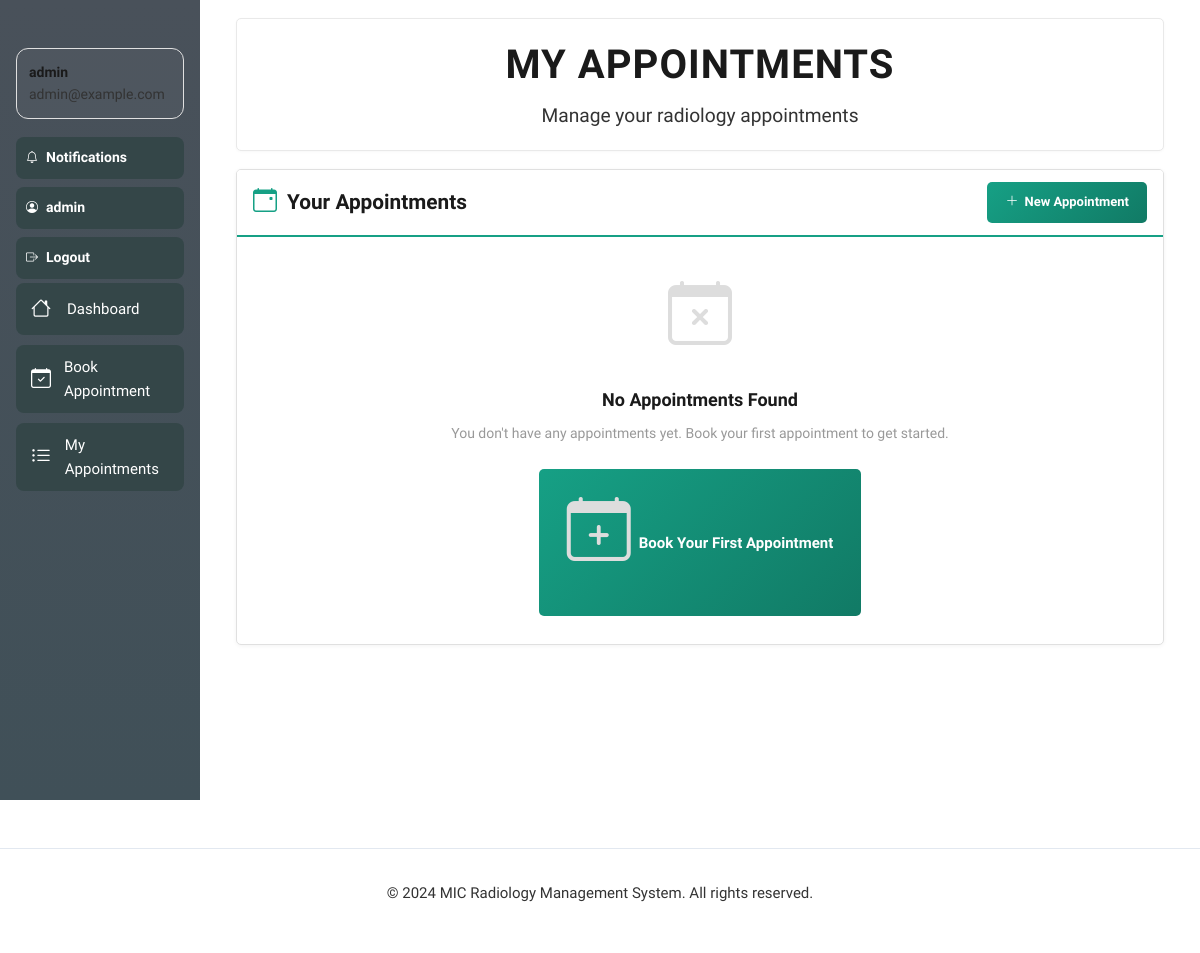
The app's page /appointments/list/ (signed in), older data.
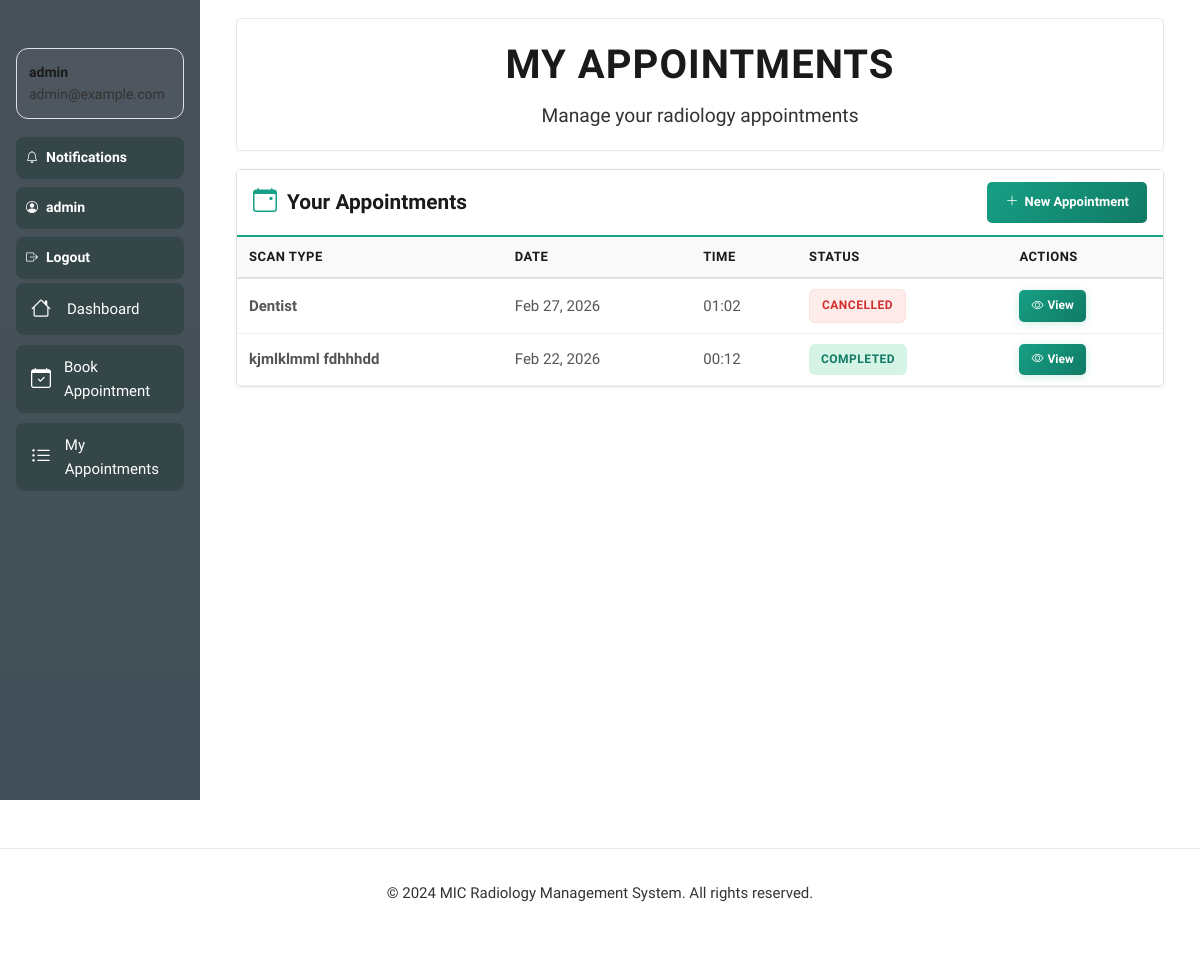
The same page, newer data.
### apps/users/models.py (models this page shows, shortened)
class CustomUser(AbstractUser):
    USER_ROLES = [
        ('patient', 'Patient'),
        ('staff', 'Radiology Staff'),
        ('receptionist', 'Receptionist'),
        ('doctor', 'Referral Doctor'),
    ]
    id = models.UUIDField(primary_key=True, default=uuid.uuid4, editable=False)
    role = models.CharField(max_length=20, choices=USER_ROLES, default='patient')
    phone_number = models.CharField(max_length=15, blank=True, null=True)
    date_of_birth = models.DateField(blank=True, null=True)
    gender = models.CharField(max_length=10, choices=[('M', 'Male'), ('F', 'Female'), ('O', 'Other')], blank=True)
    address = models.TextField(blank=True)
    city = models.CharField(max_length=100, blank=True)
    postal_code = models.CharField(max_length=10, blank=True)
    profile_picture = models.ImageField(upload_to='profile_pictures/', blank=True, null=True)
    license_number = models.CharField(max_length=50, blank=True, null=True, unique=True)
    specialization = models.CharField(max_length=100, blank=True)
    hospital_affiliation = models.CharField(max_length=200, blank=True)
    medical_aid_number = models.CharField(max_length=50, blank=True, null=True)
    medical_aid_name = models.CharField(max_length=100, blank=True)
    is_verified = models.BooleanField(default=False)
    created_at = models.DateTimeField(auto_now_add=True)
    updated_at = models.DateTimeField(auto_now=True)
    class Meta:
        ordering = ['-created_at']
        verbose_name = 'User'
        verbose_name_plural = 'Users'
    def is_patient(self):
        return self.role == 'patient'

### apps/appointments/models.py (models this page shows, shortened)
class Appointment(models.Model):
    STATUS_CHOICES = [
        ('pending', 'Pending'),
        ('confirmed', 'Confirmed'),
        ('completed', 'Completed'),
        ('cancelled', 'Cancelled'),
        ('no_show', 'No Show'),
    ]
    id = models.UUIDField(primary_key=True, default=uuid.uuid4, editable=False)
    patient = models.ForeignKey(CustomUser, on_delete=models.CASCADE, related_name='appointments')
    referring_doctor = models.ForeignKey(CustomUser, on_delete=models.SET_NULL, null=True, blank=True,
                                        related_name='referred_appointments', limit_choices_to={'role': 'doctor'})
    scan_type = models.ForeignKey(ScanType, on_delete=models.PROTECT, related_name='appointments', null=True, blank=True)
    appointment_date = models.DateField()
    appointment_time = models.TimeField()
    status = models.CharField(max_length=20, choices=STATUS_CHOICES, default='pending')
    referral_document = models.FileField(upload_to='referrals/', blank=True, null=True)
    clinical_notes = models.TextField(blank=True)
    appointment_description = models.CharField(max_length=255, blank=True, help_text="Brief description of appointment reason")
    first_name = models.CharField(max_length=100, blank=True)
    last_name = models.CharField(max_length=100, blank=True)
    contact_phone = models.CharField(max_length=15, blank=True)
    contact_email = models.EmailField(blank=True)
    date_of_birth = models.DateField(blank=True, null=True)
    allergies = models.TextField(blank=True, help_text="Any allergies the patient reports")
    other_conditions = models.TextField(blank=True, help_text="Other diseases or medical conditions")
    confirmed_by = models.ForeignKey(CustomUser, on_delete=models.SET_NULL, null=True, blank=True,
                                     related_name='confirmed_appointments')
    receptionist = models.ForeignKey(CustomUser, on_delete=models.SET_NULL, null=True, blank=True,
                                      related_name='handled_appointments', limit_choices_to={'role': 'receptionist'})
    receptionist_note = models.TextField(blank=True)
    confirmation_date = models.DateTimeField(blank=True, null=True)
    reminder_sent = models.BooleanField(default=False)
    reminder_sent_at = models.DateTimeField(blank=True, null=True)
    created_at = models.DateTimeField(auto_now_add=True)
    updated_at = models.DateTimeField(auto_now=True)
    class Meta:
        ordering = ['-appointment_date', '-appointment_time']
        indexes = [
            models.Index(fields=['patient', 'appointment_date']),
            models.Index(fields=['status']),
        ]
    def can_be_cancelled(self):
        if self.status in ['cancelled', 'completed', 'no_show']:
            return False

### apps/appointments/views.py (the view)
# urls.py: path('list/', views.appointment_list, name='appointment_list'),
@login_required(login_url='login')
def appointment_list(request):
    if request.user.is_patient():
        appointments = request.user.appointments.all()
    elif request.user.is_staff_user():
        appointments = Appointment.objects.all()
    elif request.user.is_doctor():
        appointments = Appointment.objects.filter(referring_doctor=request.user, status='confirmed')
    else:
        messages.error(request, 'Access denied.')
        return redirect('dashboard')
    status = request.GET.get('status')
    if status:
        appointments = appointments.filter(status=status)
    context = {
        'appointments': appointments,
        'statuses': Appointment.STATUS_CHOICES,
        'selected_status': status,
    }
    return render(request, 'appointments/appointment_list.html', context)

### templates/appointments/appointment_list.html (shortened to what this page needs)
{% extends 'base.html' %}
{% block content %}
<div class="wrapper">
    <div class="page-header">
        <h1 class="page-title">MY APPOINTMENTS</h1>
        <p class="page-subtitle">Manage your radiology appointments</p>
    </div>
    <div class="modern-card">
        <div class="card-header-modern">
            <h4><i class="bi bi-calendar-event"></i> Your Appointments</h4>
            <a href="{% url 'book_appointment' %}" style="background: linear-gradient(135deg, #16a085 0%, #117a65 100%); color: white; padding: 10px 18px; border: none; border-radius: 5px; font-weight: 700; cursor: pointer; text-decoration: none; font-size: 13px; display: flex; align-items: center; gap: 6px;">
                <i class="bi bi-plus-lg"></i> New Appointment
            </a>
        </div>
        {% if appointments %}
        <div style="overflow-x: auto;">
            <table class="table-modern">
                <thead>
                    <tr>
                        <th>Scan Type</th>
                        <th>Date</th>
                        <th>Time</th>
                        <th>Status</th>
                        <th>Actions</th>
                    </tr>
                </thead>
                <tbody>
                    {% for appointment in appointments %}
                    <tr>
                        <td class="scan-type">
                            {% if appointment.scan_type %}
                                {{ appointment.scan_type.name }}
                            {% elif appointment.appointment_description %}
                                {{ appointment.appointment_description }}
                            {% else %}
                                <span style="color: #999; font-style: italic;">General appointment</span>
                            {% endif %}
                        </td>
                        <td>{{ appointment.appointment_date|date:"M d, Y" }}</td>
                        <td>{{ appointment.appointment_time|time:"H:i" }}</td>
                        <td>
                            <span class="status-badge status-{{ appointment.status|lower }}">
                                {{ appointment.get_status_display }}
                            </span>
                        </td>
                        <td>
                            <div class="action-buttons">
                                <a href="{% url 'appointment_detail' appointment.id %}" class="btn-icon btn-view">
                                    <i class="bi bi-eye"></i> View
                                </a>
                            </div>
                        </td>
                    </tr>
                    {% endfor %}
                </tbody>
            </table>
        </div>
        {% else %}
        <div class="empty-state">
            <i class="bi bi-calendar-x"></i>
            <h5>No Appointments Found</h5>
            <p>You don't have any appointments yet. Book your first appointment to get started.</p>
            <a href="{% url 'book_appointment' %}" class="btn-book">
                <i class="bi bi-calendar-plus"></i> Book Your First Appointment
            </a>
        </div>
        {% endif %}
    </div>
</div>
{% endblock %}

### templates/base.html (shortened to what this page needs)
<!DOCTYPE html>
<html lang="en">
<head>
    {% load static %}
    <link href="https://cdn.jsdelivr.net/npm/bootstrap@5.3.0/dist/css/bootstrap.min.css" rel="stylesheet">
    <link rel="stylesheet" href="https://cdn.jsdelivr.net/npm/bootstrap-icons@1.11.0/font/bootstrap-icons.css">
    <link rel="stylesheet" href="{% static 'css/theme.css' %}">
    <link rel="stylesheet" href="{% static 'css/dashboard_theme.css' %}">
</head>
<body class="{% block body_class %}{% endblock %}">
    {% if user.is_authenticated %}
    <div class="container-fluid">
        <div class="row">
            <nav class="col-md-2 sidebar">
                <div class="sidebar-sticky p-3">
                    <div class="profile-card">
                        <div>
                            <div class="name">{{ user.get_full_name|default:user.username }}</div>
                            <div class="role">{{ user.get_short_name|default:user.email }}</div>
                        </div>
                    </div>
                    <div class="sidebar-controls mt-3">
                        {% if user.is_authenticated %}
                            <a href="{% url 'notification_list' %}" class="btn btn-icon" title="Notifications">
                                <span class="notif-wrapper">
                                    <i id="notif-bell" class="bi bi-bell"></i>
                                </span>
                                <span class="label">Notifications</span>
                            </a>
                            <a href="{% url 'profile' %}" class="btn btn-icon" title="Profile">
                                <i class="bi bi-person-circle"></i>
                                <span class="label">{{ user.first_name|default:user.username }}</span>
                            </a>
                            <a href="{% url 'logout' %}" class="btn btn-icon" title="Logout">
                                <i class="bi bi-box-arrow-right"></i>
                                <span class="label">Logout</span>
                            </a>
                        {% endif %}
                    </div>
                    {% if user.is_patient %}
                        <ul class="nav flex-column">
                            <li class="nav-item">
                                <a class="nav-link" href="{% url 'patient_dashboard' %}">
                                    <i class="bi bi-house"></i> Dashboard
                                </a>
                            </li>
                            <li class="nav-item">
                                <a class="nav-link" href="{% url 'book_appointment' %}">
                                    <i class="bi bi-calendar-check"></i> Book Appointment
                                </a>
                            </li>
                            <li class="nav-item">
                                <a class="nav-link" href="{% url 'appointment_list' %}">
                                    <i class="bi bi-list-ul"></i> My Appointments
                                </a>
                            </li>
                        </ul>
                    {% endif %}
                </div>
            </nav>
            <main class="col-md-10 ms-sm-auto px-md-4">
                {% block content %}{% endblock %}
            </main>
        </div>
    </div>
    {% endif %}
    <footer class="footer">
        <p>&copy; 2024 MIC Radiology Management System. All rights reserved.</p>
    </footer>
</body>
</html>

### static/css/dashboard_theme.css (style rules this page uses)
:root { --primary-500:#667eea; --primary-700:#4b6bd6; --accent-1:#764ba2; --muted:#9aa3af; --bg:#f1f4f8; --panel:#ffffff; }
.sidebar { background: linear-gradient(180deg, #49515a 0%, #405058 100%); min-height: 100vh; color: #e8eef3; border-right: none; }
.sidebar .sidebar-sticky { position: sticky; top: 20px; }
.sidebar .nav-link { color: rgba(255,255,255,0.9); padding: 10px 12px; border-radius: 8px; margin-bottom:6px; }
.sidebar .profile-card { display:flex; gap:10px; align-items:center; padding:12px; border-radius:12px; background: rgba(255,255,255,0.03); margin-bottom:18px; }
.profile-card .name { font-weight:600;color:#fff }
.profile-card .role { font-size:12px;color:rgba(255,255,255,0.7) }
.sidebar-controls { display:flex; flex-direction:column; gap:8px; }
.sidebar-controls .btn-icon { display:inline-flex; align-items:center; gap:8px; padding:8px 12px; height:42px; border-radius:10px; background: rgba(255,255,255,0.04); color: #fff; border: none; text-decoration: none; }
.sidebar-controls .btn-icon .label { font-size:14px; color: #fff; white-space: nowrap; }

### templates/base.html (style rules this page uses)
body { font-family: 'Google Sans', sans-serif; }
.notif-wrapper { position: relative; display: inline-block; }

### templates/appointments/appointment_list.html (style rules this page uses)
body { background: #fff; min-height: 100vh; }
.wrapper { max-width: 1100px; margin: 18px auto; padding: 0 12px; }
.page-header { background: #ffffff; color: #1a1a1a; border-radius: 5px; padding: 18px 20px; box-shadow: 0 1px 3px rgba(0,0,0,0.03); margin-bottom: 18px; text-align: center; border: 1px solid #e9e9e9; }
.page-title { font-size: 2.5rem; font-weight: 900; margin-bottom: 8px; letter-spacing: 1px; color: #1a1a1a; }
.page-subtitle { font-size: 1.2rem; font-weight: 500; margin-bottom: 0; color: #333333; }
.modern-card { background: #ffffff; border-radius: 5px; box-shadow: 0 1px 4px rgba(0,0,0,0.05); border: 1px solid #e0e0e0; overflow: hidden; transition: all 0.3s; }
.card-header-modern { background: #ffffff; border-bottom: 2px solid #16a085; padding: 12px 16px; display: flex; align-items: center; justify-content: space-between; }
.card-header-modern h4 { font-size: 1.3rem; font-weight: 800; margin: 0; display: flex; align-items: center; gap: 10px; color: #1a1a1a; }
.card-header-modern h4 i { font-size: 1.5rem; color: #16a085; }
.table-modern { width: 100%; border-collapse: collapse; }
.table-modern thead tr { background: #f9f9f9; border-bottom: 2px solid #e0e0e0; }
.table-modern th { padding: 10px 12px; text-align: left; font-weight: 700; font-size: 13px; color: #1a1a1a; text-transform: uppercase; letter-spacing: 0.5px; }
.table-modern tbody tr { border-bottom: 1px solid #f0f0f0; transition: all 0.3s ease; }
.table-modern td { padding: 10px 12px; color: #555; }
.scan-type { font-weight: 600; color: #1a1a1a; }
.status-badge { display: inline-block; padding: 6px 12px; border-radius: 6px; font-size: 12px; font-weight: 700; text-transform: uppercase; letter-spacing: 0.5px; }
.status-completed { background: #d5f4e6; color: #117a65; }
.status-cancelled { background: #fdecea; color: #d32f2f; border: 1px solid rgba(211,47,47,0.06); }
.action-buttons { display: flex; gap: 8px; }
.btn-icon { padding: 6px 12px; border: none; border-radius: 5px; font-size: 12px; font-weight: 600; cursor: pointer; text-decoration: none; transition: all 0.3s ease; display: inline-flex; align-items: center; gap: 4px; }
.btn-view { background: linear-gradient(135deg, #16a085 0%, #117a65 100%); color: white; box-shadow: 0 2px 8px rgba(22, 160, 133, 0.2); }

Row changes from the older to the newer data that the page shows:
added Appointment: appointment_description "Dentist", appointment_date "Feb 27, 2026", appointment_time "01:02", status "CANCELLED"
added Appointment: appointment_description "kjmlklmml fdhhhdd", appointment_date "Feb 22, 2026", appointment_time "00:12", status "COMPLETED"
Text that changed along with them:
text no longer shown: "No Appointments Found You don't have any appointments yet. Book your first appointment to get started. Book Your First Appointment"
text now shown: "SCAN TYPE DATE TIME STATUS ACTIONS"
